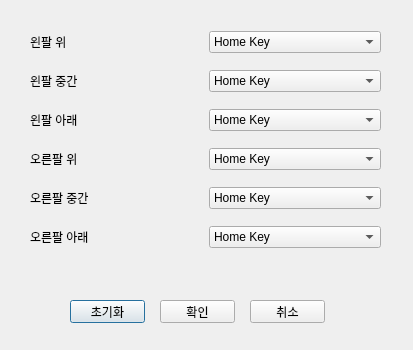
<?xml version="1.0" encoding="UTF-8"?>
<ui version="4.0">
 <class>Dialog</class>
 <widget class="QDialog" name="Dialog">
  <property name="geometry">
   <rect>
    <x>0</x>
    <y>0</y>
    <width>413</width>
    <height>350</height>
   </rect>
  </property>
  <property name="windowTitle">
   <string>Dialog</string>
  </property>
  <widget class="QPushButton" name="Btn_Reset">
   <property name="geometry">
    <rect>
     <x>70</x>
     <y>300</y>
     <width>75</width>
     <height>23</height>
    </rect>
   </property>
   <property name="text">
    <string>초기화</string>
   </property>
  </widget>
  <widget class="QPushButton" name="Btn_OK">
   <property name="geometry">
    <rect>
     <x>160</x>
     <y>300</y>
     <width>75</width>
     <height>23</height>
    </rect>
   </property>
   <property name="text">
    <string>확인</string>
   </property>
  </widget>
  <widget class="QPushButton" name="Btn_Cancel">
   <property name="geometry">
    <rect>
     <x>250</x>
     <y>300</y>
     <width>75</width>
     <height>23</height>
    </rect>
   </property>
   <property name="text">
    <string>취소</string>
   </property>
  </widget>
  <widget class="QWidget" name="gridLayoutWidget">
   <property name="geometry">
    <rect>
     <x>30</x>
     <y>20</y>
     <width>351</width>
     <height>241</height>
    </rect>
   </property>
   <layout class="QGridLayout" name="gridLayout">
    <item row="0" column="1">
     <widget class="QComboBox" name="comboBox_1">
      <item>
       <property name="text">
        <string>Home Key</string>
       </property>
      </item>
      <item>
       <property name="text">
        <string>End Key</string>
       </property>
      </item>
      <item>
       <property name="text">
        <string>page up Key</string>
       </property>
      </item>
      <item>
       <property name="text">
        <string>page down Key</string>
       </property>
      </item>
     </widget>
    </item>
    <item row="4" column="0">
     <widget class="QLabel" name="label_5">
      <property name="text">
       <string>오른팔 중간</string>
      </property>
     </widget>
    </item>
    <item row="3" column="0">
     <widget class="QLabel" name="label_4">
      <property name="text">
       <string>오른팔 위</string>
      </property>
     </widget>
    </item>
    <item row="0" column="0">
     <widget class="QLabel" name="label">
      <property name="text">
       <string>왼팔 위</string>
      </property>
     </widget>
    </item>
    <item row="1" column="0">
     <widget class="QLabel" name="label_2">
      <property name="text">
       <string>왼팔 중간</string>
      </property>
     </widget>
    </item>
    <item row="2" column="0">
     <widget class="QLabel" name="label_3">
      <property name="text">
       <string>왼팔 아래</string>
      </property>
     </widget>
    </item>
    <item row="5" column="0">
     <widget class="QLabel" name="label_6">
      <property name="text">
       <string>오른팔 아래</string>
      </property>
     </widget>
    </item>
    <item row="1" column="1">
     <widget class="QComboBox" name="comboBox_2">
      <item>
       <property name="text">
        <string>Home Key</string>
       </property>
      </item>
      <item>
       <property name="text">
        <string>End Key</string>
       </property>
      </item>
      <item>
       <property name="text">
        <string>page up Key</string>
       </property>
      </item>
      <item>
       <property name="text">
        <string>page down Key</string>
       </property>
      </item>
     </widget>
    </item>
    <item row="2" column="1">
     <widget class="QComboBox" name="comboBox_3">
      <item>
       <property name="text">
        <string>Home Key</string>
       </property>
      </item>
      <item>
       <property name="text">
        <string>End Key</string>
       </property>
      </item>
      <item>
       <property name="text">
        <string>page up Key</string>
       </property>
      </item>
      <item>
       <property name="text">
        <string>page down Key</string>
       </property>
      </item>
     </widget>
    </item>
    <item row="3" column="1">
     <widget class="QComboBox" name="comboBox_4">
      <item>
       <property name="text">
        <string>Home Key</string>
       </property>
      </item>
      <item>
       <property name="text">
        <string>End Key</string>
       </property>
      </item>
      <item>
       <property name="text">
        <string>page up Key</string>
       </property>
      </item>
      <item>
       <property name="text">
        <string>page down Key</string>
       </property>
      </item>
     </widget>
    </item>
    <item row="4" column="1">
     <widget class="QComboBox" name="comboBox_5">
      <item>
       <property name="text">
        <string>Home Key</string>
       </property>
      </item>
      <item>
       <property name="text">
        <string>End Key</string>
       </property>
      </item>
      <item>
       <property name="text">
        <string>page up Key</string>
       </property>
      </item>
      <item>
       <property name="text">
        <string>page down Key</string>
       </property>
      </item>
     </widget>
    </item>
    <item row="5" column="1">
     <widget class="QComboBox" name="comboBox_6">
      <item>
       <property name="text">
        <string>Home Key</string>
       </property>
      </item>
      <item>
       <property name="text">
        <string>End Key</string>
       </property>
      </item>
      <item>
       <property name="text">
        <string>page up Key</string>
       </property>
      </item>
      <item>
       <property name="text">
        <string>page down Key</string>
       </property>
      </item>
     </widget>
    </item>
   </layout>
  </widget>
 </widget>
 <resources/>
 <connections/>
</ui>
